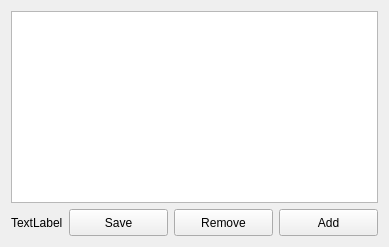
          <widget class="QWidget" name="tab_10">
           <attribute name="title">
            <string>Bias</string>
           </attribute>
           <layout class="QGridLayout" name="gridLayout_12">
            <item row="1" column="3">
             <widget class="QPushButton" name="pushButton_23">
              <property name="minimumSize">
               <size>
                <width>99</width>
                <height>27</height>
               </size>
              </property>
              <property name="maximumSize">
               <size>
                <width>99</width>
                <height>27</height>
               </size>
              </property>
              <property name="text">
               <string>Add</string>
              </property>
             </widget>
            </item>
            <item row="0" column="0" colspan="4">
             <widget class="QListWidget" name="listWidget_10">
              <property name="selectionMode">
               <enum>QAbstractItemView::ExtendedSelection</enum>
              </property>
             </widget>
            </item>
            <item row="1" column="0">
             <widget class="QLabel" name="label_11">
              <property name="text">
               <string>TextLabel</string>
              </property>
             </widget>
            </item>
            <item row="1" column="2">
             <widget class="QPushButton" name="pushButton_24">
              <property name="minimumSize">
               <size>
                <width>99</width>
                <height>27</height>
               </size>
              </property>
              <property name="maximumSize">
               <size>
                <width>99</width>
                <height>27</height>
               </size>
              </property>
              <property name="text">
               <string>Remove</string>
              </property>
             </widget>
            </item>
            <item row="1" column="1">
             <widget class="QPushButton" name="pushButton_25">
              <property name="minimumSize">
               <size>
                <width>99</width>
                <height>27</height>
               </size>
              </property>
              <property name="maximumSize">
               <size>
                <width>99</width>
                <height>27</height>
               </size>
              </property>
              <property name="text">
               <string>Save</string>
              </property>
             </widget>
            </item>
           </layout>
          </widget>
